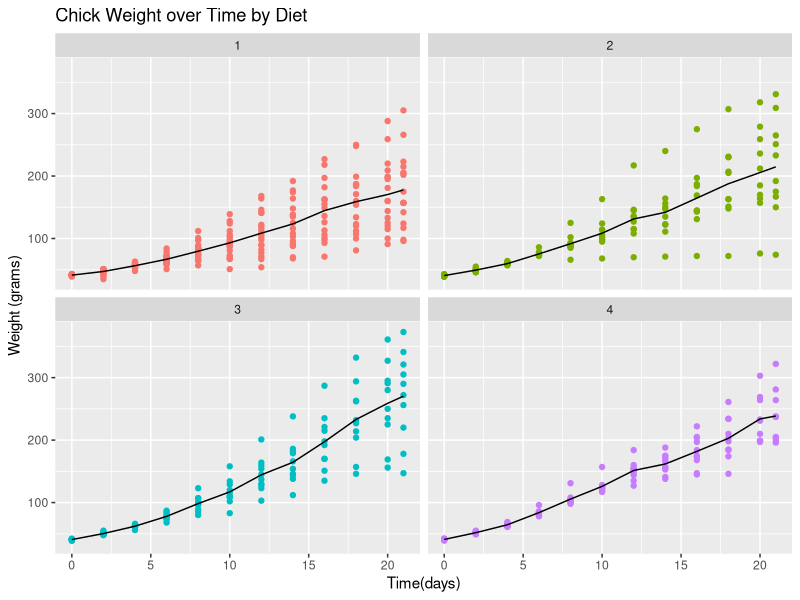

Write the R code that produced this figure.
## ---- chunk 1
knitr::opts_chunk$set(echo = TRUE)
## ---- chunk 2
summary(ChickWeight)
## ---- chunk 3
library(ggplot2)
library(dplyr)

ChickWeight %>%
  ggplot(aes(Time, weight, colour=Diet)) +
  geom_point() + 
  facet_wrap(~Diet) + 
  stat_summary(fun.y="mean", geom="line", colour="black") + 
  theme(legend.position = "none") + 
  ggtitle("Chick Weight over Time by Diet") +
  xlab("Time(days)") +
  ylab("Weight (grams)")

